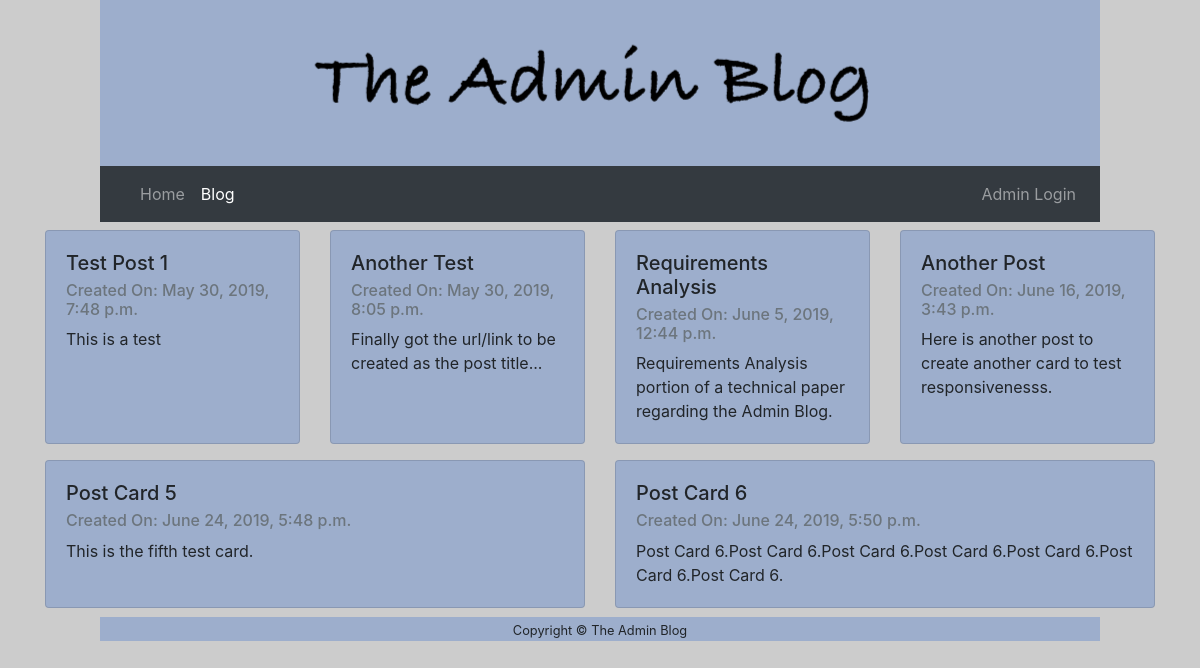
Screenshot of /blog/ with the database file from the repository.
### blog/models.py (models this page shows, shortened)
class Post(models.Model):
    title = models.CharField(max_length=150)
    description = models.TextField()
    body = RichTextField()
    created = models.DateTimeField(auto_now_add=True)
    updated = models.DateTimeField(auto_now=True)
    slug = models.SlugField(max_length=150, unique=True)

### blog/views.py (the view)
# urls.py: path('blog/', views.blogView.as_view(), name='blog'),
class blogView(ListView):
    template_name = 'blog.html'
    model = Post
    def get_context_data(self, **kwargs):
        context = super(blogView, self).get_context_data(**kwargs)
        return context

### blog/templates/blog.html
{% extends 'base.html' %}
{% block content %}
<div class="container">
{% for Post in object_list %}
{% if forloop.first %}<div class="card-deck">{% endif %}
    <div class="card mt-2 mb-2">
        <div class="card-body">
            <a style="color: inherit;" href="{% url 'blogdetail' slug=Post.slug %}">
                <h5 class="card-title">{{Post.title}}</h5>
                <h6 class="card-subtitle mb-2 text-muted">Created On: {{Post.created}}</h6>
                <p class="card-text">{{Post.description}}</p>
            </a>
        </div>
    </div>
    {% if forloop.counter|divisibleby:4 %}</div><div class="card-deck">{% endif %}
    {% if forloop.last %}</div>{% endif %}
{% endfor %}
<div class="col-md-1"></div>
</div>
{% endblock %}

### blog/templates/base.html (shortened to what this page needs)
<!DOCTYPE html>
<html lang="en">
{% load static %}
<head>
    <link rel="stylesheet" href="https://maxcdn.bootstrapcdn.com/bootstrap/4.0.0/css/bootstrap.min.css">
    <link rel="stylesheet" href="{% static 'css/base.css' %}" type="text/css"/>
</head>
<body>
<div class="container-fluid">
    <div class="row">
        <div class="col-md-1"></div>
        <div class="col-md-10">
            <img src="{% static 'img/logo.png' %}" class="img-fluid mx-auto d-block" id="logo"/>
        </div>
        <div class="col-md-1"></div>
    </div>
</div>
<div class="container-fluid">
    <div class="row">
        <div class="col-md-1"></div>
        <div class="col-md-10">
            <nav class="navbar navbar-expand-lg navbar-dark bg-dark">
                <div class="collapse navbar-collapse" id="navbarNav">
                    <ul class="navbar-nav mr-auto">
                        <li class="nav-item">
                            <a class="nav-link" href="{% url 'homepage' %}">Home</a>
                        </li>
                        <li class="nav-item">
                            <a class="nav-link" href="{% url 'blog' %}">Blog</a>
                        </li>
                    </ul>
                    <ul class="navbar-nav">
                        <li class="nav-item">
                            <a class="nav-link" href="/admin">Admin Login</a>
                        </li>
                    </ul>
                </div>
            </nav>
        </div>
        <div class="col-md-1"></div>
    </div>
</div>
<div id="content">
    {% block content %}{% endblock %}
</div>
<div class="container-fluid">
    <div class="row">
        <div class="col-md-1"></div>
        <div class="col-md-10">
            <footer>
                <div class="container text-center">
                    <small>Copyright &copy; The Admin Blog</small>
                </div>
            </footer>
        </div>
        <div class="col-md-1"></div>
    </div>
</div>
</body>
</html>

### blog/static/css/base.css (style rules this page uses)
body { background-color: #cccccc; }
.col-md-10 { padding: 0; background-color: #9daecc; }
.card { background-color: #9daecc; }

### rows the page displays
Post: title "Test Post 1", created "May 30, 2019, 7:48 p.m.", description "This is a test"
Post: title "Another Test", created "May 30, 2019, 8:05 p.m.", description "Finally got the url/link to be created as the post title..."
Post: title "Requirements Analysis", created "June 5, 2019, 12:44 p.m.", description "Requirements Analysis portion of a technical paper regarding the Admin Blog."
Post: title "Another Post", created "June 16, 2019, 3:43 p.m.", description "Here is another post to create another card to test responsivenesss."
Post: title "Post Card 5", created "June 24, 2019, 5:48 p.m.", description "This is the fifth test card."
Post: title "Post Card 6", created "June 24, 2019, 5:50 p.m.", description "Post Card 6.Post Card 6.Post Card 6.Post Card 6.Post Card 6.Post Card 6.Post Card 6."
